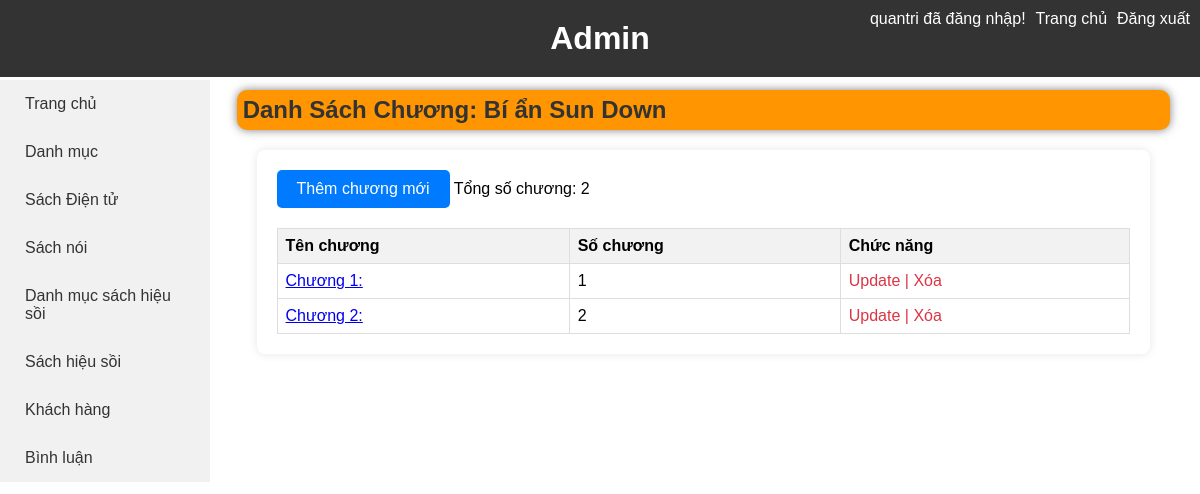
The page /admin/index.php?act=listchuong&MaSach=1 (signed in) on the database its author committed.
### tables this page shows
CREATE TABLE `sach` (
  `MaSach` int NOT NULL AUTO_INCREMENT,
  `TenSach` varchar(255) NOT NULL,
  `TacGia` varchar(255) NOT NULL,
  `MoTa` text,
  `NamXuatBan` varchar(225) DEFAULT NULL,
  `HinhAnhBia` varchar(255) DEFAULT NULL,
  `ThoiGianThem` timestamp NULL DEFAULT CURRENT_TIMESTAMP,
  `LoaiSach` varchar(255) NOT NULL,
  `danhMucID` int DEFAULT NULL,
  `hoivienID` int DEFAULT NULL,
  PRIMARY KEY (`MaSach`),
  KEY `danhMucID` (`danhMucID`),
  KEY `hoivienID` (`hoivienID`),
  CONSTRAINT `sach_ibfk_1` FOREIGN KEY (`danhMucID`) REFERENCES `danhmuc` (`MaDM`) ON DELETE SET NULL,
  CONSTRAINT `sach_ibfk_2` FOREIGN KEY (`hoivienID`) REFERENCES `hoi_vien` (`MaHV`) ON DELETE SET NULL
);

CREATE TABLE `chuong_sach` (
  `MaChuong` int NOT NULL AUTO_INCREMENT,
  `TenChuong` varchar(255) NOT NULL,
  `NoiDung` text,
  `SoChuong` int NOT NULL,
  `sach_id` int DEFAULT NULL,
  `sach_soi_id` int DEFAULT NULL,
  `sach_tomtat_id` int DEFAULT NULL,
  PRIMARY KEY (`MaChuong`),
  KEY `sach_tomtat_id` (`sach_tomtat_id`),
  KEY `sach_soi_id` (`sach_soi_id`),
  KEY `sach_id` (`sach_id`),
  CONSTRAINT `chuong_sach_ibfk_1` FOREIGN KEY (`sach_tomtat_id`) REFERENCES `sach_tomtat` (`MaSach`),
  CONSTRAINT `chuong_sach_ibfk_2` FOREIGN KEY (`sach_soi_id`) REFERENCES `sach_soi` (`MaSach`),
  CONSTRAINT `chuong_sach_ibfk_3` FOREIGN KEY (`sach_id`) REFERENCES `sach` (`MaSach`)
);

### admin/chuongsach/list_chuong.php (the view, shortened to what this page needs)
<?php
require_once "../db/db.php";
if (isset($_GET['MaSach'])) {
    $MaSach = $_GET['MaSach'];
    $sql_sach = "SELECT * FROM sach WHERE MaSach = $MaSach";
    $sql_sach_soi = "SELECT * FROM sach_soi WHERE MaSach = $MaSach";
    $result_sach = mysqli_query($conn, $sql_sach);
    $result_sach_soi = mysqli_query($conn, $sql_sach_soi);
    $row_sach = mysqli_fetch_assoc($result_sach);
    $row_sach_soi = mysqli_fetch_assoc($result_sach_soi);
    if ($row_sach || $row_sach_soi) {
        ?>
        <div class="content-header">
            <h2>Danh Sách Chương:
                <?php
                if($row_sach) {
                    echo $row_sach['TenSach'];
                } else {
                    echo $row_sach_soi['TenSach'];
                }
                ?>
            </h2>
        </div>
        <?php
    } else {
        echo "Không tìm thấy sách.";
        exit();
    }
    $sql_chuong = "SELECT * FROM chuong_sach WHERE sach_id = $MaSach";
    $result_chuong = mysqli_query($conn, $sql_chuong);
    $sql_chuong_soi = "SELECT * FROM chuong_sach WHERE sach_soi_id = $MaSach";
    $result_chuong_soi = mysqli_query($conn, $sql_chuong_soi);
    ?>
    <div class="container">
        <a class="add-button" href="index.php?act=addchuong&MaSach=<?php echo $MaSach; ?>">Thêm chương mới</a>
        <?php
        $stt_chuong = 1;
        $total_chapters = mysqli_num_rows($result_chuong);
        $total_chapters_soi = mysqli_num_rows($result_chuong_soi);
        $total_chapters_all = $total_chapters + $total_chapters_soi;
        echo "<tr><td colspan='3'>Tổng số chương: $total_chapters_all</td></tr>";
        ?>
        <div class="table-container">
            <table class="table">
                <thead>
                    <tr>
                        <th>Tên chương</th>
                        <th>Số chương</th>
                        <th>Chức năng</th>
                    </tr>
                </thead>
                <tbody>
                    <?php
                    while ($row_chuong = mysqli_fetch_assoc($result_chuong)) {
                        ?>
                        <tr>
                            <td><a href="index.php?act=listnoidung&MaChuong=<?php echo $row_chuong['MaChuong']; ?>">
                                    <?php echo $row_chuong['TenChuong']; ?>
                                </a></td>
                            <td>
                                <?php echo $stt_chuong++; ?>
                            </td>
                            <td>
                                <a class="delete-link"
                                    href="index.php?act=updatenoidung&MaChuong=<?php echo $row_chuong['MaChuong']; ?>&MaSach=<?php echo $MaSach; ?>">Update
                                    |</a>
                                <a class="delete-link"
                                    href="index.php?act=deletechuong&MaChuong=<?php echo $row_chuong['MaChuong']; ?>&MaSach=<?php echo $MaSach; ?>">Xóa</a>
                            </td>
                        </tr>
                    <?php } ?>
                </tbody>
            </table>
        </div>
    </div>
    <?php
} else {
    echo "Không có mã sách nào được cung cấp!";
}
?>

### admin/style.css (style rules this page uses)
* { margin: 0; padding: 0; box-sizing: border-box; }
body { font-family: Arial, sans-serif; }
.content-header { box-shadow: 0px 0px 10px 0px rgba(0,0,0,0.5); border-radius: 10px; padding: 6px; background-color: #ff9500; margin: 10px auto; width: 94%; }
.content-header h2 { color: #333; }
.container { max-width: 90%; margin: 20px auto; padding: 20px; background-color: #fff; border-radius: 8px; box-shadow: 0px 0px 10px 0px rgba(0,0,0,0.1); }
.table-container { overflow-x: auto; }
.table { width: 100%; border-collapse: collapse; }
.table th, .table td { border: 1px solid #ddd; padding: 8px; text-align: left; }
.table th { background-color: #f2f2f2; font-weight: bold; }
.delete-link { color: #dc3545; text-decoration: none; }
.add-button { display: inline-block; padding: 10px 20px; background-color: #007bff; color: #fff; text-decoration: none; border-radius: 5px; margin-bottom: 20px; }
.table th { background-color: #f2f2f2; }

### rows shown on the page
sach: TenSach "Bí ẩn Sun Down"
chuong_sach: TenChuong "Chương 1:"
chuong_sach: TenChuong "Chương 2:"

### other values the page prints
$_SESSION['HoTen'] "quantri"
$total_chapters_all "2"
